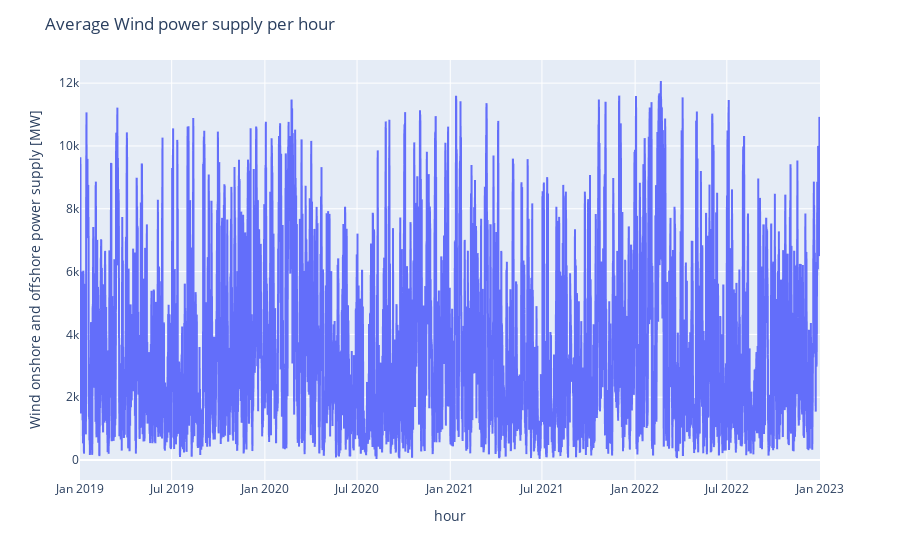

Notebook code for this chart:
### Code cell
df_hourly.sort_values(by="timestamps", inplace=True)
df_agg = df_hourly
fig = go.Figure()
x_axis = df_agg["timestamps"]

fig  = px.line(x=x_axis, y=df_agg.wind_on_offshore,
                    )

fig.update_layout(
    title="Average Wind power supply per hour",
    xaxis_title="hour",
    yaxis_title="Wind onshore and offshore power supply [MW]",
)
fig.show()

### Figure 1 — Plotly figure (JSON) as saved in the notebook; plotly's stock layout.template omitted (floating-point values rounded to 4 significant figures; data arrays with more than 128 entries replaced by an {"elided": "..."} marker saying what was removed)
{"data": [{"hovertemplate": "x=%{x}<br>y=%{y}<extra></extra>", "legendgroup": "", "line": {"color": "#636efa", "dash": "solid"}, "marker": {"symbol": "circle"}, "mode": "lines", "name": "", "showlegend": false, "type": "scattergl", "x": {"elided": "35064 str values"}, "xaxis": "x", "y": {"elided": "35064 float values"}, "yaxis": "y"}], "layout": {"legend": {"tracegroupgap": 0}, "margin": {"t": 60}, "title": {"text": "Average Wind power supply per hour"}, "xaxis": {"anchor": "y", "domain": [0, 1], "title": {"text": "hour"}}, "yaxis": {"anchor": "x", "domain": [0, 1], "title": {"text": "Wind onshore and offshore power supply [MW]"}}}}
